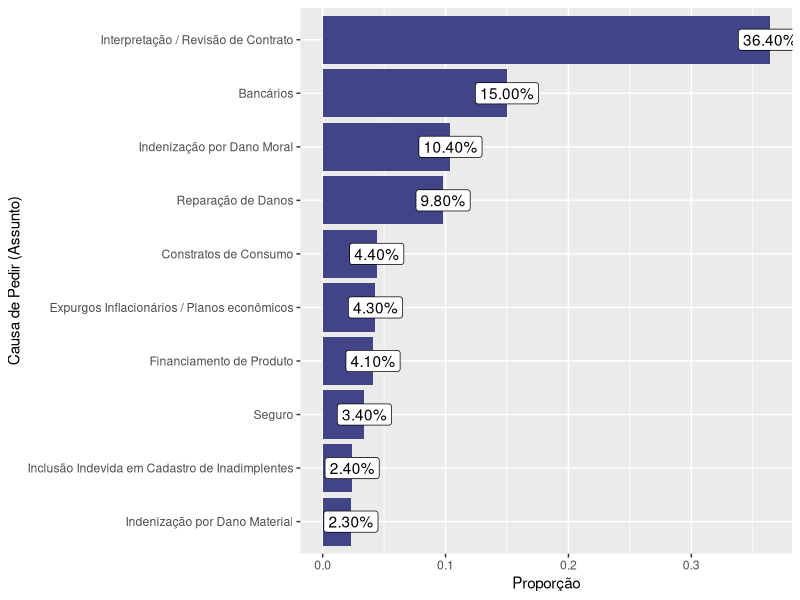

Source code (R):
## ---- chunk 1
da <- tibble::tibble(
  assunto = c(
    "Interpretação / Revisão de Contrato", 
    "Bancários",
    "Indenização por Dano Moral",
    "Reparação de Danos", 
    "Constratos de Consumo",
    "Expurgos Inflacionários / Planos econômicos",
    "Financiamento de Produto", 
    "Seguro",
    "Inclusão Indevida em Cadastro de Inadimplentes",
    "Indenização por Dano Material"
  ),
  n = c(
    112163,
    46333,
    32196,
    30175,
    13512,
    13251,
    12649,
    10505,
    7532,
    7178
  )
) |> 
  dplyr::mutate(
    prop = round(n/308140, 3),
    cum_prop = cumsum(prop),
    perc = formattable::percent(prop),
    cum_perc = formattable::percent(cum_prop)
  ) 

## ---- chunk 2

cores_abj <-  viridis::viridis(2, 1, .2, .8)

da |> 
  dplyr::arrange(n) |> 
  dplyr::mutate(assunto = forcats::fct_inorder(assunto)) |> 
  ggplot2::ggplot() +
  ggplot2::aes(x = prop, y = assunto, label = perc) +
  ggplot2::geom_col(fill = cores_abj[1]) +
  ggplot2::geom_label() +
  ggplot2::labs(
    x = "Proporção",
    y = "Causa de Pedir (Assunto)"
  )
## ---- chunk 3
da |> 
  dplyr::select(-dplyr::contains("prop")) |>
  dplyr::rename(
    `Causa de Pedir (Assunto)` = assunto,
    `Frequência` = n,
    `Percentual` = perc,
    `Percentual acumulado` = cum_perc
  ) |>
  knitr::kable(
    caption = "10 maiores causas de pedir contra instituições financeiras do Rio Grande do Sul."
  )
  
